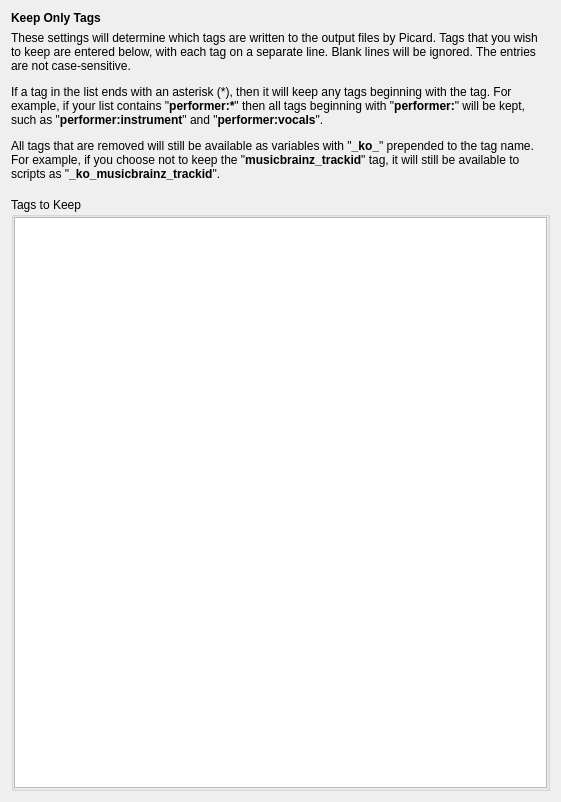
<?xml version="1.0" encoding="UTF-8"?>
<ui version="4.0">
 <class>KeepOnlyTagsOptionsPage</class>
 <widget class="QWidget" name="KeepOnlyTagsOptionsPage">
  <property name="geometry">
   <rect>
    <x>0</x>
    <y>0</y>
    <width>561</width>
    <height>802</height>
   </rect>
  </property>
  <property name="minimumSize">
   <size>
    <width>0</width>
    <height>0</height>
   </size>
  </property>
  <property name="contextMenuPolicy">
   <enum>Qt::DefaultContextMenu</enum>
  </property>
  <property name="windowTitle">
   <string>Form</string>
  </property>
  <layout class="QVBoxLayout" name="verticalLayout">
   <property name="sizeConstraint">
    <enum>QLayout::SetDefaultConstraint</enum>
   </property>
   <item>
    <layout class="QVBoxLayout" name="verticalLayout_6">
     <property name="topMargin">
      <number>0</number>
     </property>
     <item>
      <widget class="QLabel" name="label">
       <property name="font">
        <font>
         <weight>75</weight>
         <bold>true</bold>
        </font>
       </property>
       <property name="text">
        <string>Keep Only Tags</string>
       </property>
      </widget>
     </item>
     <item>
      <widget class="QLabel" name="label_2">
       <property name="sizePolicy">
        <sizepolicy hsizetype="Preferred" vsizetype="Preferred">
         <horstretch>0</horstretch>
         <verstretch>0</verstretch>
        </sizepolicy>
       </property>
       <property name="text">
        <string>&lt;html&gt;&lt;head/&gt;&lt;body&gt;&lt;p&gt;These settings will determine which tags are written to the output files by Picard. Tags that you wish to keep are entered below, with each tag on a separate line. Blank lines will be ignored. The entries are not case-sensitive.&lt;/p&gt;&lt;p&gt;If a tag in the list ends with an asterisk (*), then it will keep any tags beginning with the tag.  For example, if your list contains &amp;quot;&lt;span style=&quot; font-weight:600;&quot;&gt;performer:*&lt;/span&gt;&amp;quot; then all tags beginning with &amp;quot;&lt;span style=&quot; font-weight:600;&quot;&gt;performer:&lt;/span&gt;&amp;quot; will be kept, such as &amp;quot;&lt;span style=&quot; font-weight:600;&quot;&gt;performer:instrument&lt;/span&gt;&amp;quot; and &amp;quot;&lt;span style=&quot; font-weight:600;&quot;&gt;performer:vocals&lt;/span&gt;&amp;quot;.&lt;/p&gt;&lt;p&gt;All tags that are removed will still be available as variables with &amp;quot;&lt;span style=&quot; font-weight:600;&quot;&gt;_ko_&lt;/span&gt;&amp;quot; prepended to the tag name. For example, if you choose not to keep the &amp;quot;&lt;span style=&quot; font-weight:600;&quot;&gt;musicbrainz_trackid&lt;/span&gt;&amp;quot; tag, it will still be available to scripts as &amp;quot;&lt;span style=&quot; font-weight:600;&quot;&gt;_ko_musicbrainz_trackid&lt;/span&gt;&amp;quot;.&lt;/p&gt;&lt;/body&gt;&lt;/html&gt;</string>
       </property>
       <property name="alignment">
        <set>Qt::AlignLeading|Qt::AlignLeft|Qt::AlignTop</set>
       </property>
       <property name="wordWrap">
        <bool>true</bool>
       </property>
      </widget>
     </item>
     <item>
      <spacer name="verticalSpacer">
       <property name="orientation">
        <enum>Qt::Vertical</enum>
       </property>
       <property name="sizeType">
        <enum>QSizePolicy::Fixed</enum>
       </property>
       <property name="sizeHint" stdset="0">
        <size>
         <width>20</width>
         <height>10</height>
        </size>
       </property>
      </spacer>
     </item>
     <item>
      <widget class="QGroupBox" name="gb_list_of_tags">
       <property name="sizePolicy">
        <sizepolicy hsizetype="Preferred" vsizetype="Preferred">
         <horstretch>0</horstretch>
         <verstretch>0</verstretch>
        </sizepolicy>
       </property>
       <property name="font">
        <font>
         <weight>50</weight>
         <bold>false</bold>
        </font>
       </property>
       <property name="title">
        <string>Tags to Keep</string>
       </property>
       <layout class="QVBoxLayout" name="verticalLayout_4">
        <property name="leftMargin">
         <number>0</number>
        </property>
        <property name="topMargin">
         <number>0</number>
        </property>
        <property name="rightMargin">
         <number>0</number>
        </property>
        <property name="bottomMargin">
         <number>0</number>
        </property>
        <item>
         <widget class="QTextEdit" name="tag_list_text"/>
        </item>
       </layout>
      </widget>
     </item>
    </layout>
   </item>
  </layout>
 </widget>
 <resources/>
 <connections/>
</ui>
